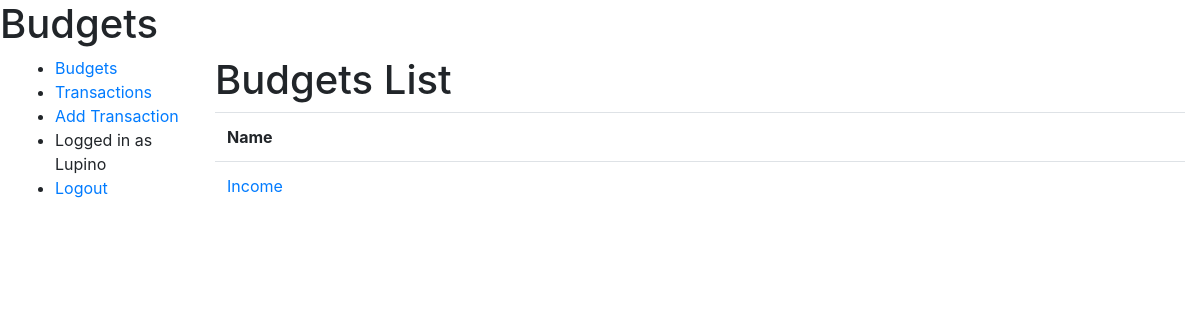
/budgets/budgets/ (signed in), run on an earlier commit of the app's database.
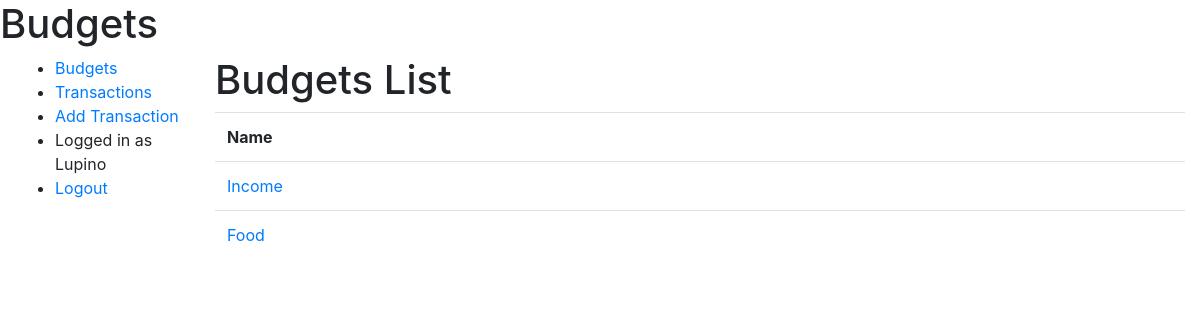
And on a later commit of the database.
### budgets/models.py (models this page shows, shortened)
class Budget(models.Model):
    name = models.CharField(max_length=64)
    sections = models.ManyToManyField(Section)
    account = models.ForeignKey(User, on_delete=models.CASCADE)

### budgets/views.py (the view)
# urls.py: path('budgets/', views.BudgetListView.as_view(), name='budgets'),
class BudgetListView(LoginRequiredMixin, ListView):
    model = Budget

### budgets/templates/budgets/budget_list.html
{% extends 'budgets/layout.html' %}
{% block body %}
<h1>Budgets List</h1>
{% if budget_list %}
<table class='table'>
  <tr>
    <th scope='col'>Name</th>
  </tr>
  {% for budget in budget_list %}
  <tr>
    <td scope='row'><a href="{{ budget.get_absolute_url }}">{{ budget.name }}</a></td>
  </tr>
  {% endfor %}
</table>
  {% else %}
    <p>There aren't any Budgets to display</p>
  {% endif %}
{% endblock %}

What changed in the data, as far as the page shows it:
added Budget: name "Food"
